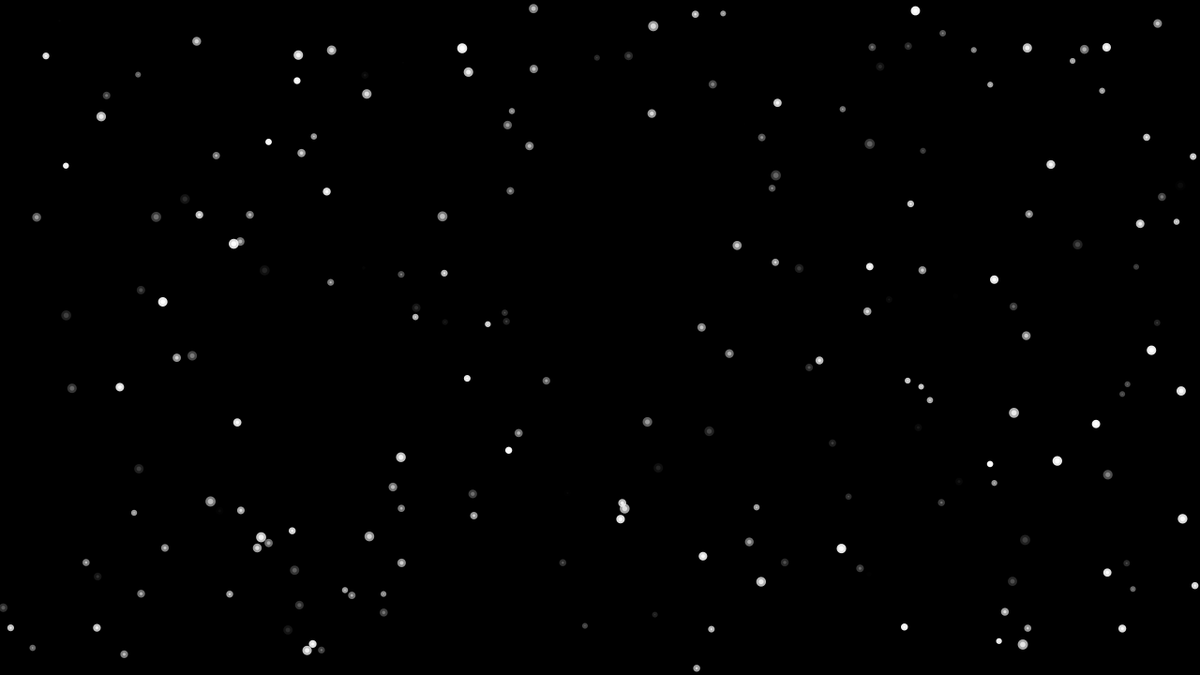
Frame 1 (no input)
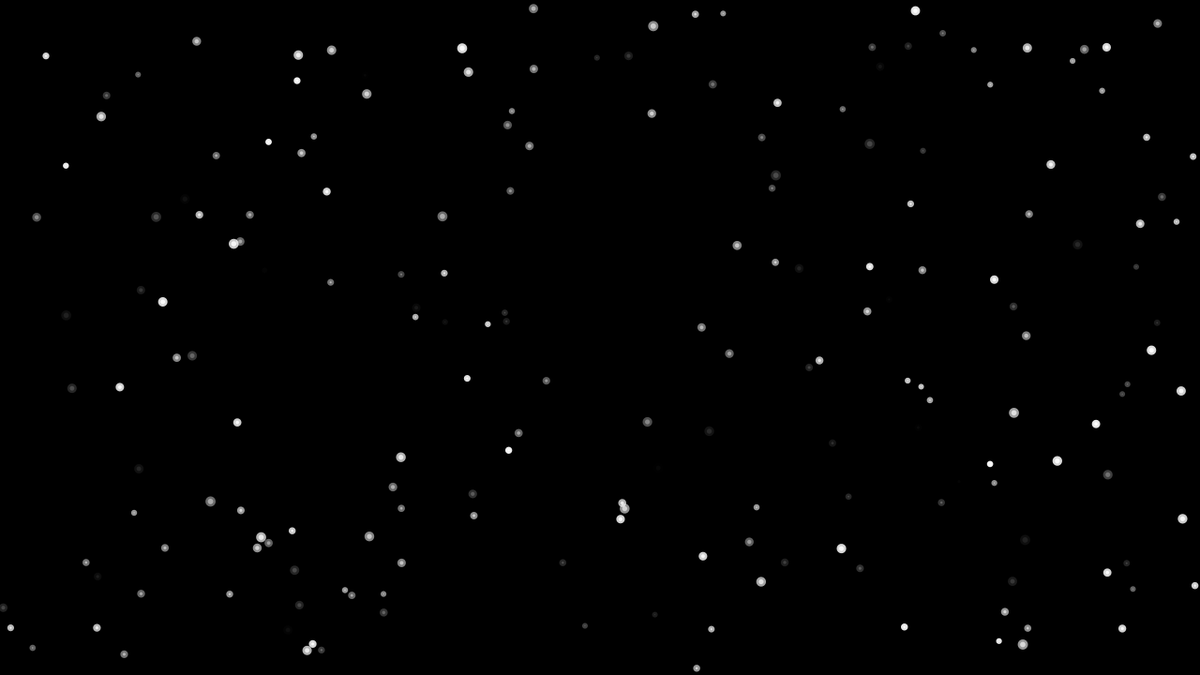
Frame 60 (the mouse pressed at the canvas centre just before this capture)
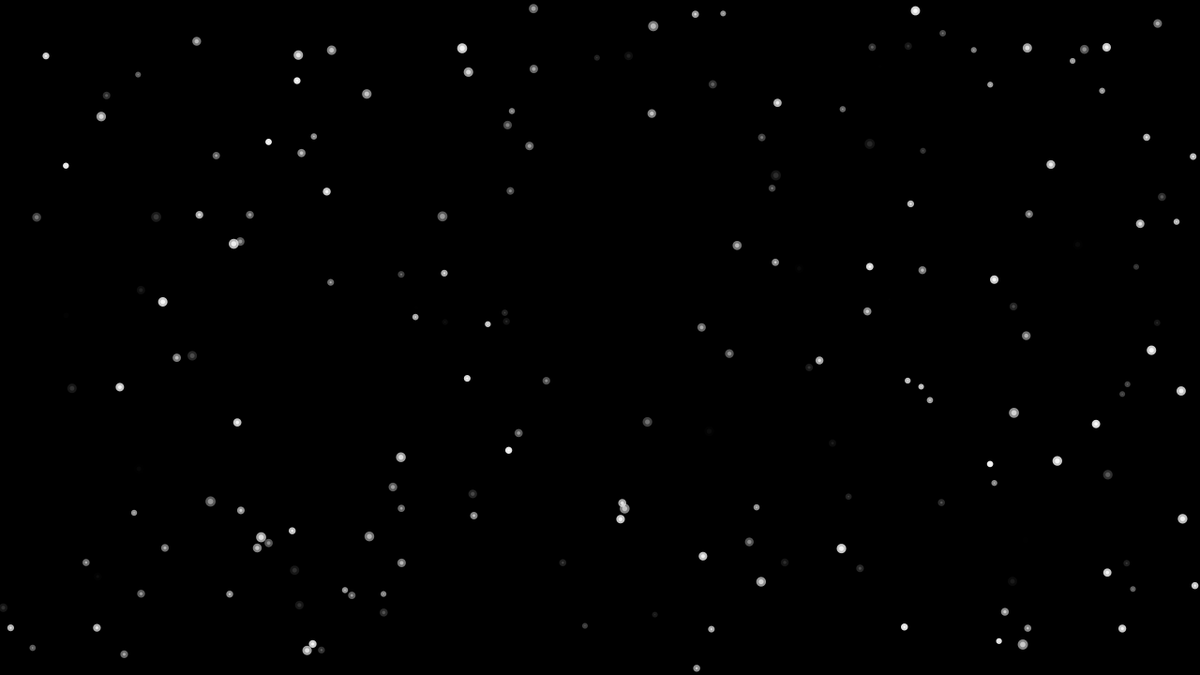
Frame 120 (the mouse held since frame 60 and released just before this capture)

The Processing sketch that drew these frames (run headless with seeded random() and noise(); from frame 60 on, the mouse is pressed at the canvas centre):

// Processing sketch: DyingStars
// ── DyingStars.pde
ArrayList<Star> stars = new ArrayList<Star>();

void setup() {
  size(1280, 720);
  noStroke();
  fill(255);
  for (int i = 0; i < 200; i++) {
    stars.add(new Star());
  }
}

void draw() {
  //filter(BLUR, 5);
  background(0);
  for (int i = 0; i < stars.size(); i++) {
    stars.get(i).die();
    if (stars.get(i).getAlpha() <= 0) {
      stars.remove(i);
      i--;
      //stars.add(new Star());
    }
  }
}

// ── Star.pde
public class Star {
  static final float diam_upper = 6.0;
  static final float diam_lower = 1.0;
  
  float x, y;
  float diam;
  float alpha;
  float die_rate;

  Star() {
    x = random(width);
    y = random(height);
    diam = random(diam_lower, diam_upper);
    alpha = random(255);

    die_rate = diam * 0.05;
  }

  public void die() {
    if (alpha >= 5) {
      fill(255, alpha - 5);
      ellipse(x, y, diam + 5, diam + 5);
    }
    fill(255, alpha);
    ellipse(x, y, diam, diam);
    alpha -= die_rate;
  }

  public float getAlpha() {
    return alpha;
  }
}
